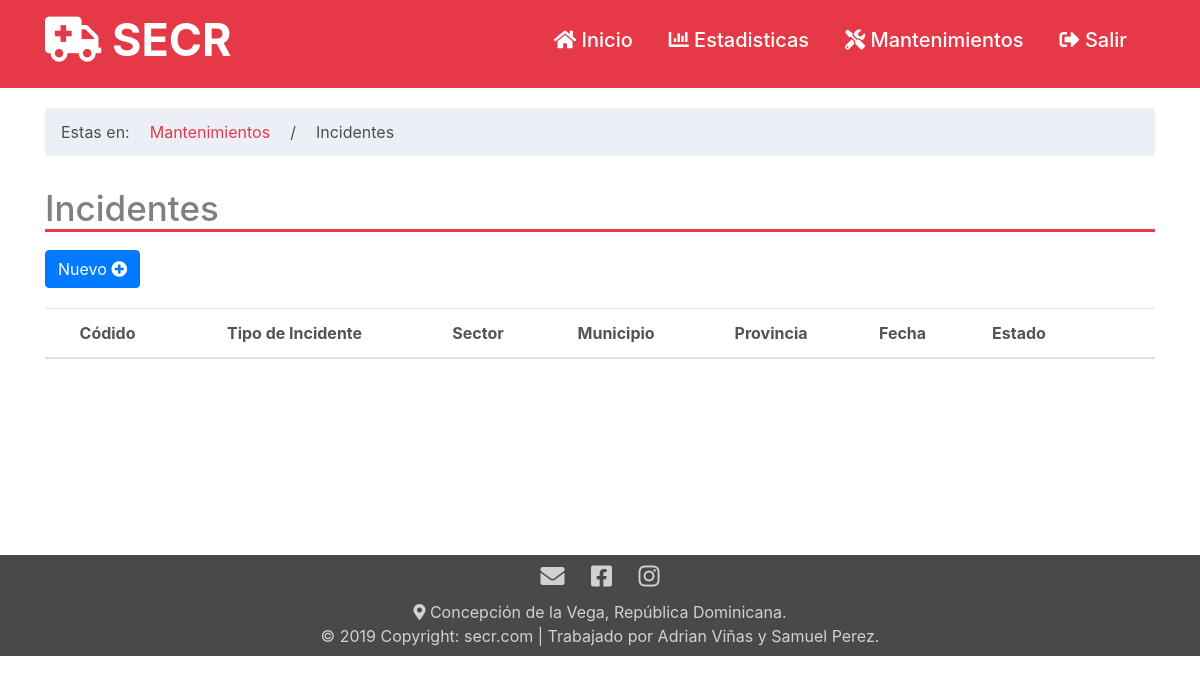
Page /incidente_mant.php on the earlier database version.
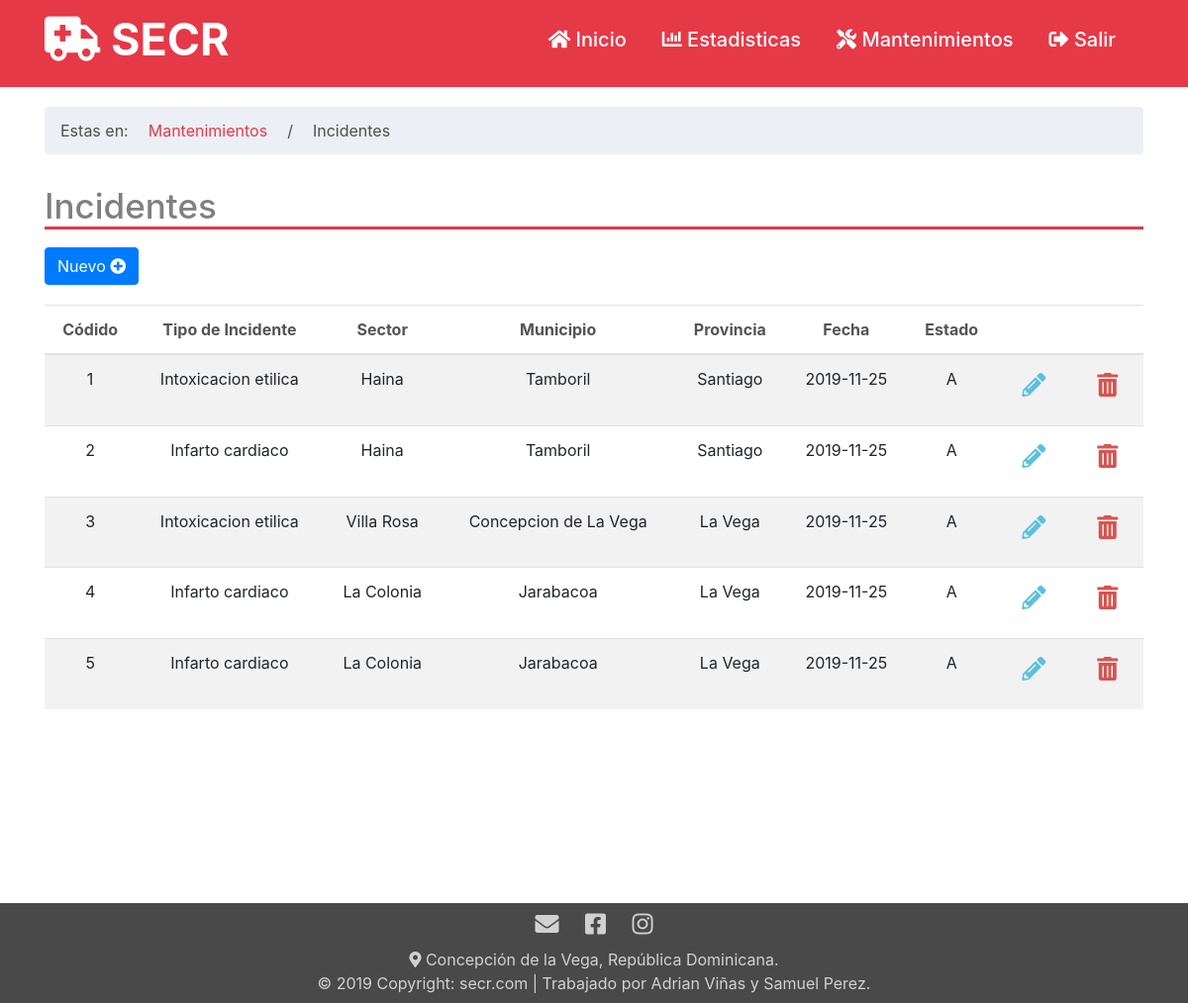
Same page on the later database version.
### tables this page shows
CREATE TABLE `incidente` (
  `id_incidente` int(11) NOT NULL,
  `id_tipo_de_incidente` int(11) NOT NULL,
  `id_sector` int(11) NOT NULL,
  `id_usuario` int(11) NOT NULL,
  `fecha` date NOT NULL,
  `estado` char(1) NOT NULL
);

CREATE TABLE `tipos_incidente` (
  `id_tipos_incidente` int(11) NOT NULL,
  `nombre` varchar(50) NOT NULL,
  `descripcion` varchar(50) NOT NULL,
  `estado` char(1) NOT NULL
);

CREATE TABLE `sector` (
  `id_sector` int(11) NOT NULL,
  `nombre` varchar(50) NOT NULL,
  `id_municipio` int(11) NOT NULL,
  `estado` char(1) NOT NULL
);

CREATE TABLE `municipio` (
  `id_municipio` int(11) NOT NULL,
  `nombre` varchar(50) NOT NULL,
  `id_provincia` int(11) NOT NULL,
  `estado` char(1) NOT NULL
);

CREATE TABLE `provincia` (
  `id_provincia` int(11) NOT NULL,
  `nombre` varchar(50) NOT NULL,
  `estado` char(1) NOT NULL
);

### php/select.php (called while the page is built, shortened)
<?php
function consultar_join_incidente(){
    include('conexion.php');
    $sql="SELECT incidente.id_incidente, tipos_incidente.nombre as nombre_incidente,
    sector.nombre as nombre_sector, municipio.nombre as municipio_nombre, provincia.nombre as nombre_provincia,
    incidente.fecha as fecha, incidente.estado as estado
    FROM incidente
    INNER JOIN tipos_incidente
    ON incidente.id_tipo_de_incidente = tipos_incidente.id_tipos_incidente
    INNER JOIN sector
    ON incidente.id_sector = sector.id_sector
    INNER JOIN municipio
    ON sector.id_municipio = municipio.id_municipio
    INNER JOIN provincia
    ON municipio.id_provincia = provincia.id_provincia";
    return $result=$mysqli->query($sql);
}
?>

### incidente_mant.php (the view, shortened to what this page needs)
<?php
    include './php/cabe.php';
?>
<div class="container">
<div class="row">
        <div class="col-lg-12">
        <ol class = "breadcrumb" style="margin-top: 20px; background: rgba(230, 235, 243, 0.74);">
            <li style="color: rgb(78, 78, 78);">Estas en:</li>
            <li class="active" style="color: rgb(78, 78, 78);"><a href="mantenimientos.php" style="color: rgb(230, 57, 71);">Mantenimientos</a></li>
            <li class="active" style="color: rgb(78, 78, 78);">/</li>
            <li class="active" style="color: rgb(78, 78, 78);">Incidentes</li>
        </ol>
        </div>
    </div>
    <div class="row">
        <div class="col-lg-12">
            <h2 id="Titulo">Incidentes</h2>
        </div>
    </div>
    <div class="row">
        <div class="col-lg-5">
            <a href="incidente_crear.php" class="btn btn-primary btn-md" style="margin-bottom: 20px; margin-top: 10px;">Nuevo <i class="fas fa-plus-circle"></i></a>
        </div>
    </div>
    <div class="row">
        <div class="col-lg-12 col-sm-12">
        <table class="table table-striped" style="text-align: center;" id="example">
                <thead>
                    <tr style="color: rgb(85, 84, 84);">
                        <th>Códido</th>
                        <th>Tipo de Incidente</th>
                        <th>Sector</th>
                        <th>Municipio</th>
                        <th>Provincia</th>
                        <th>Fecha</th>
                        <th>Estado</th>
                        <th></th>
                        <th></th>
                    </tr>
                </thead>
                <tbody>
                    <?php
                        $query=consultar_join_incidente();
                        while ($row=$query->fetch_assoc()){
                            echo"
                            <tr>
                                <td>".$row['id_incidente']."</td>
                                <td>".$row['nombre_incidente']."</td>
                                <td>".$row['nombre_sector']."</td>
                                <td>".$row['municipio_nombre']."</td>
                                <td>".$row['nombre_provincia']."</td>
                                <td>".$row['fecha']."</td>
                                <td>".$row['estado']."</td>
                                <td>
                                    <a href='incidente_modi.php?id=".$row['id_incidente']."' class='btn btn-sm' style='color: #5bc0de;' ><h4><i class='fas fa-pencil-alt'></i></h4> </a>
                                </td>
                                <td>
                                    <a href='php/procedimientos_incidente.php?accion=DLT&id=".$row['id_incidente']."' class='btn btn-sm' style='color: #d9534f;'><h4><i class='fas fa-trash-alt'></i></h4> </a>
                                </td>
                            </tr>
                        ";
                        }
                    ?>
                </tbody>
             </table>
        </div>
    </div>
</div>
<?php
    include 'php/pie.php';
?>

### php/cabe.php (shortened to what this page needs)
<?php
    include('php/select.php');
?>
<!DOCTYPE html>
<html lang="en">
<head>
  <link href="vendor/bootstrap/css/bootstrap.min.css" rel="stylesheet">
  <link rel="stylesheet" href="css/all.min.css">
  <link rel="stylesheet" href="css/Estilos_titulo.css" >
  <link rel="stylesheet" href="css/Estilos_Pais.css" >
  <link rel="stylesheet" href="css/EstilosCab1.css">
  <link rel="stylesheet" href="css/Estilos_Man.css">
  <link rel="stylesheet" type="text/css" href="https://cdn.datatables.net/v/bs4/dt-1.10.20/datatables.min.css"/>
</head>
<body style="background: white;">
  <nav class="navbar navbar-expand-lg navbar-dark  static-top">
    <div class="container">
      <a class="navbar-brand" href="inicio.php"><h1><i class="fas fa-ambulance"></i> SECR</h1></a>
      <div class="collapse navbar-collapse" id="navbarResponsive">
        <ul class="navbar-nav ml-auto">
          <li class="nav-item active">
            <a class="nav-link" href="inicio.php"><h5><i class="fas fa-home"></i> Inicio</h5></a>
          </li>
          <li class="nav-item active">
            <a class="nav-link" href="estadisticas.php"><h5><i class="fas fa-chart-bar"></i> Estadisticas</h5></a>
          </li>
          <li class="nav-item active">
            <a class="nav-link" href="mantenimientos.php"><h5><i class="fas fa-tools"></i> Mantenimientos</h5></a>
          </li>
          <li class="nav-item active">
            <a class="nav-link" href="php/cerrar_sesion.php"><h5><i class="fas fa-sign-out-alt"></i> Salir</h5></a>
          </li>
        </ul>
      </div>
    </div>
  </nav>

### php/pie.php (shortened to what this page needs)
    <footer class="page-footer font-small" style="background: #494949; margin-top: 180px;">
        <div class="footer-copyright text-center py-2" style="color: #d2d1d1;">
         <h4>
            <a href="" style="margin: 10px; color: #d2d1d1;"><i class="fas fa-envelope"></i></a>
            <a href="" style="margin: 10px; color: #d2d1d1;"><i class="fab fa-facebook-square"></i></a>
            <a href="" style="margin: 10px; color: #d2d1d1;"><i class="fab fa-instagram"></i></a>
         </h4>
         <i class="fas fa-map-marker-alt"></i> Concepción de la Vega, República Dominicana.
         <br>
         © 2019 Copyright:<a href="" style="color: #d2d1d1;"> secr.com</a> |  Trabajado por Adrian Viñas y Samuel Perez.
        </div>
    </footer>
</body>
</html>

### css/Estilos_titulo.css (style rules this page uses)
#Titulo { border-bottom: 3px solid rgb(230, 57, 71); color: grey; margin-top: 15px; font-size: 35px; }
body { background: rgb(250, 248, 248); }

### css/Estilos_Pais.css (style rules this page uses)
html, body, #cont { width: 100%; height: 90%; margin: 0; padding: 0; }

### css/EstilosCab1.css (style rules this page uses)
nav { background: rgb(230, 57, 71); color: white; }
h1 { font-size: 45px; font-weight: bold; }
li { margin-right: 20px; }

Differences in the rows shown:
added incidente: id_incidente "1", id_tipo_de_incidente.nombre "Intoxicacion etilica", id_sector.nombre "Haina", municipio.nombre "Tamboril", provincia.nombre "Santiago", fecha "2019-11-25", estado "A"
added incidente: id_incidente "2", id_tipo_de_incidente.nombre "Infarto cardiaco", id_sector.nombre "Haina", municipio.nombre "Tamboril", provincia.nombre "Santiago", fecha "2019-11-25", estado "A"
added incidente: id_incidente "3", id_tipo_de_incidente.nombre "Intoxicacion etilica", id_sector.nombre "Villa Rosa", municipio.nombre "Concepcion de La Vega", provincia.nombre "La Vega", fecha "2019-11-25", estado "A"
added incidente: id_incidente "4", id_tipo_de_incidente.nombre "Infarto cardiaco", id_sector.nombre "La Colonia", municipio.nombre "Jarabacoa", provincia.nombre "La Vega", fecha "2019-11-25", estado "A"
added incidente: id_incidente "5", id_tipo_de_incidente.nombre "Infarto cardiaco", id_sector.nombre "La Colonia", municipio.nombre "Jarabacoa", provincia.nombre "La Vega", fecha "2019-11-25", estado "A"
